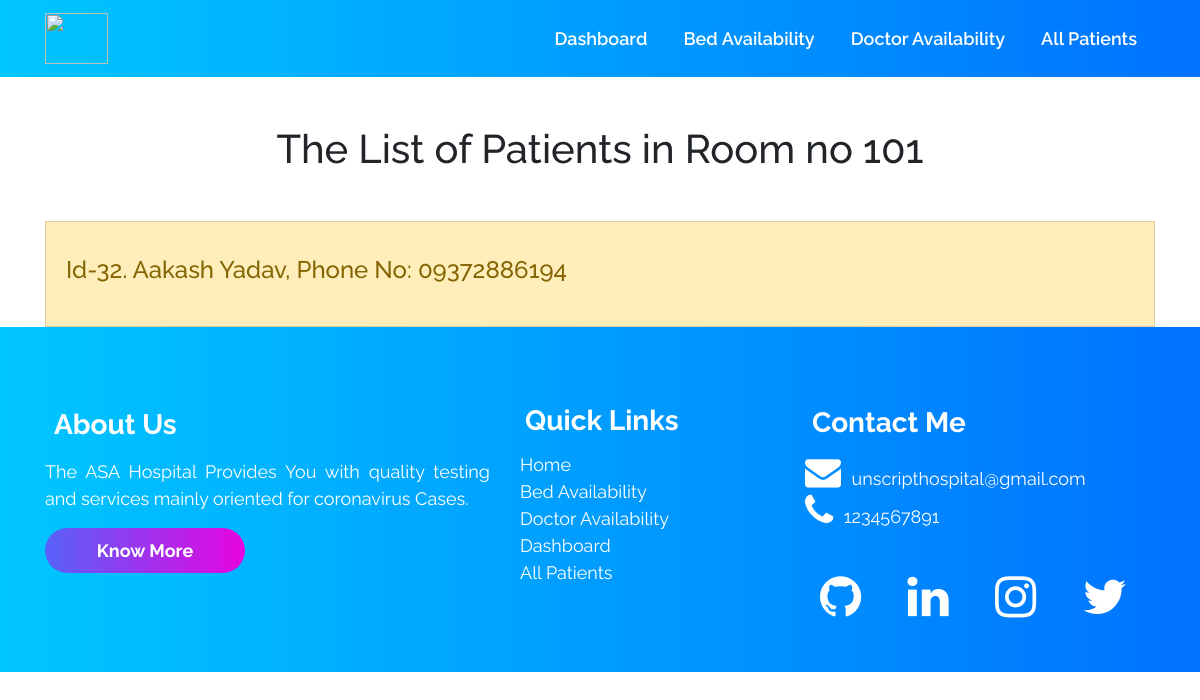
Page /bed-for-patient/43/ on the earlier database version.
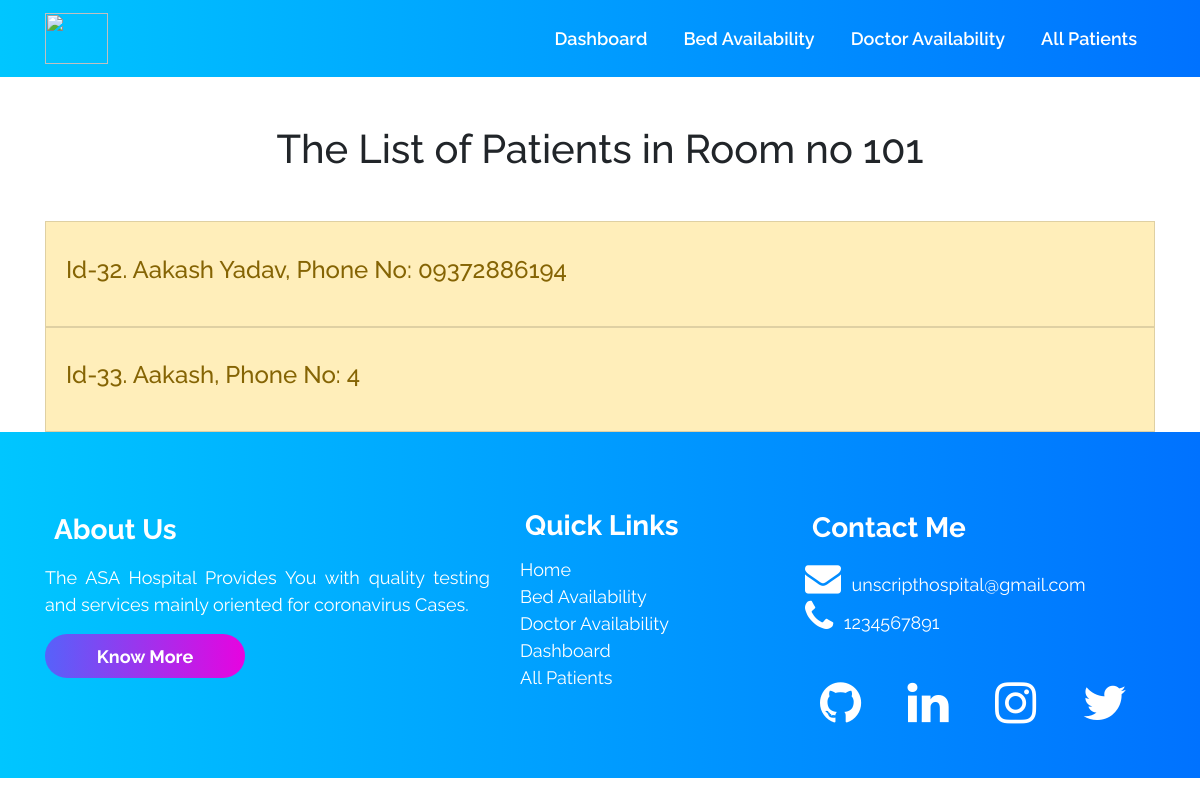
Same page on the later database version.
### accounts/models.py (models this page shows, shortened)
class Patient (models.Model):
    patient_id = models.AutoField(primary_key=True)
    name = models.CharField(max_length=100)
    age = models.IntegerField()
    GENDERS = (
        (u'M', u'Male'),
        (u'F', u'Female'),
        (u'T', u'Transgender'),
        (u'O', u'Others'),
    )
    gender = models.CharField(max_length=2, null=True,
                              choices=GENDERS, default='M')
    phone = models.CharField(max_length=13)
    address = models.TextField(max_length=100)
    email_id = models.EmailField(max_length=254)
    date_admitted = models.DateField(auto_now=False, auto_now_add=False)
    oxygen_level = models.IntegerField(default=90)
    temperature = models.IntegerField(default=97)
    decreased = models.BooleanField(default=False)
    recovered = models.BooleanField(default=False)
    doctor = models.ForeignKey(Doctor, on_delete=models.CASCADE, default="")
    covid_test_result = models.ForeignKey(
        Result, on_delete=models.CASCADE, default="")
    room_no_and_bed_no = models.ForeignKey(
        Room, on_delete=models.CASCADE, default="")

class Room (models.Model):
    floor_no = models.IntegerField(default=0)
    room_no = models.CharField(default="", max_length=500)
    ventilator = models.BooleanField(default=False)
    occupied = models.BooleanField(default=False)
    def __str__(self):
        return self.room_no

### accounts/views.py (the view)
def bedforpatient(request, bedno):
    print(bedno)
    print(type(bedno))
    patients = Patient.objects.filter(room_no_and_bed_no=bedno)
    try:
        empty = False
        context = {
            'patients': patients,
            'first_patient': patients[0],
            'empty': empty,
        }
    except:
        empty = True
        context = {
            'patients': patients,
            'empty': empty,
        }
    return render(request, 'patientsfrombedavailability.html', context)

### templates/patientsfrombedavailability.html (shortened to what this page needs)
{% extends 'innerbase.html' %}
{% load static %}
{% block body %}
{% if empty %}
<div class="container">
    <h1 class="text-center m-5">
        There are no Patients in this Room
    </h1>
    <div class="text-center">
        <a href="/bedavailability/">
            <button class="btn btn-info">
                <h3>Return to Bed Availability</h3>
            </button>
        </a>
    </div>
</div>
{% else %}
<div class="container">
    <h1 class="text-center m-5">The List of Patients in Room no
        {{first_patient.room_no_and_bed_no}}
    </h1>
    <ul class="list-group">
        {% for patient in patients %}
        <a href="/patients/{{patient.patient_id}}" style="text-decoration: none;">
            <li
                class="list-group-item list-group-item-action {% if patient.room_no_and_bed_no.occupied %} list-group-item-warning  {% endif %} {% if patient.room_no_and_bed_no.ventilator %} list-group-item-danger {% endif %}">
                <h4>Id-{{patient.patient_id}}. {{patient.name}}, Phone No: {{patient.phone}}</h4>
            </li>
        </a>
        {% endfor %}
    </ul>
</div>
{% endif %}
{% endblock %}

Differences in the rows shown:
added Patient: patient_id "33", name "Aakash", phone "4"
